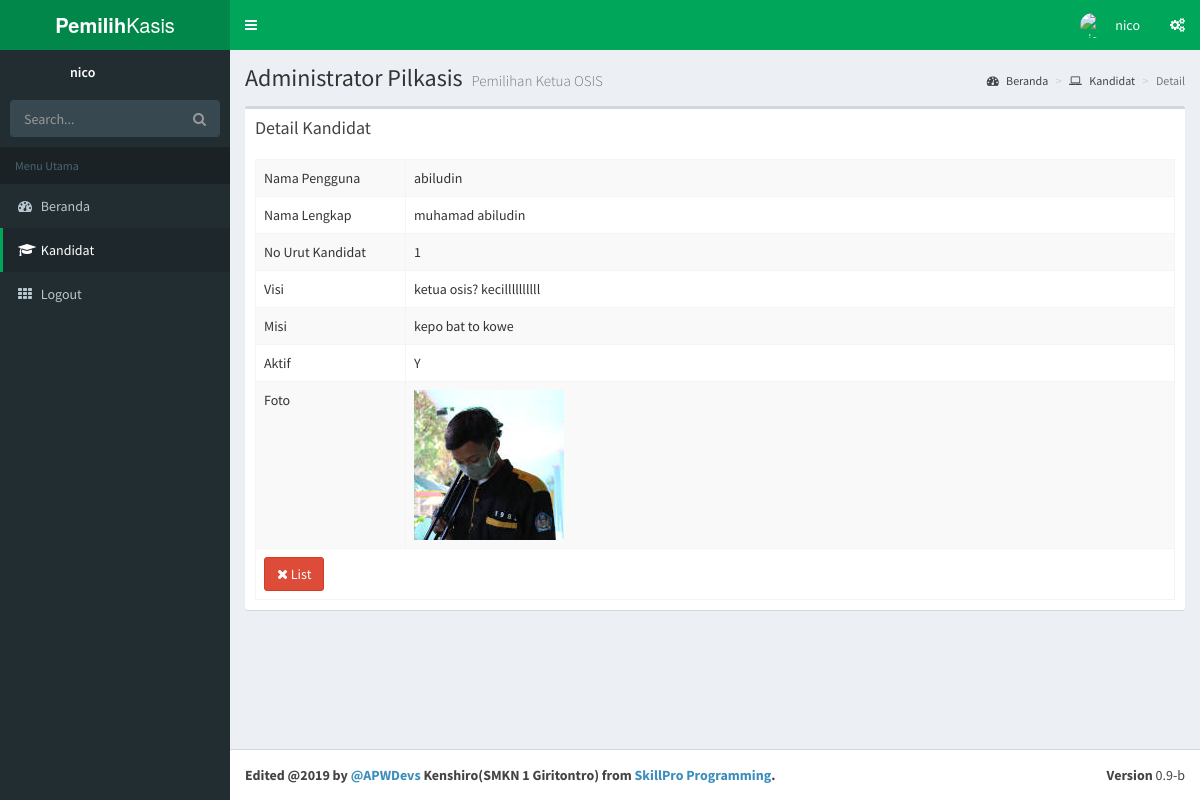
/pemilih/index.php?m=kandidat&s=detail&idp=15 (signed in), run on the app's committed database.
### tables this page shows
CREATE TABLE `kandidat` (
  `idkandidat` int(2) NOT NULL,
  `username` varchar(25) NOT NULL,
  `password` varchar(32) NOT NULL,
  `nama` varchar(100) NOT NULL,
  `kelas` varchar(32) NOT NULL,
  `nokandidat` varchar(2) NOT NULL,
  `jumlahsuara` varchar(4) NOT NULL DEFAULT '0',
  `visi` varchar(100) NOT NULL,
  `misi` varchar(255) NOT NULL,
  `aktif` enum('Y','T') NOT NULL DEFAULT 'T',
  `foto` varchar(50) NOT NULL
);

### pemilih/modul/kandidat/detail.php (the view, shortened to what this page needs)
<?php include "atas.php"; ?>
<div class="content-wrapper">
	<section class="content-header">
		<h1>
			Administrator Pilkasis
			<small>Pemilihan Ketua OSIS</small>
		</h1>
		<ol class="breadcrumb">
			<li><a href="."><i class="fa fa-dashboard"></i> Beranda</a></li>
			<li><a href="?m=kandidat"><i class="fa fa-laptop"></i> Kandidat</a></li>
			<li class="active">Detail</li>
		</ol>
	</section>
	<section class="content">
		<div class="row">
			<div class="col-xs-12">
				<div class="box">
					<div class="box-header">
						<h3 class="box-title">Detail Kandidat</h3>
					</div>
					<div class="box-body">
						<?php
						$id = $_GET['idp'];
						include "../sambungan.php";
						$sql = "SELECT * FROM kandidat WHERE idkandidat='$id'";
						$query = mysqli_query($koneksi, $sql);
						$r = mysqli_fetch_assoc($query);
						?>
						<table id="pilkasis1" class="table table-bordered table-hover table-striped">
							<tbody>
								<tr>
									<td width=150>Nama Pengguna</td>
									<td><?php echo $r['username']; ?></td>
								</tr>
								<tr>
									<td>Nama Lengkap</td>
									<td><?php echo $r['nama']; ?></td>
								</tr>
								<tr>
									<td>No Urut Kandidat</td>
									<td><?php echo $r['nokandidat']; ?></td>
								</tr>
								<tr>
									<td>Visi</td>
									<td><?php echo $r['visi']; ?></td>
								</tr>
								<tr>
									<td>Misi</td>
									<td><?php echo $r['misi']; ?></td>
								</tr>
								<tr>
									<td>Aktif</td>
									<td><?php echo $r['aktif']; ?></td>
								</tr>
								<tr>
									<td>Foto</td>
									<td>
										<?php
										if ($r['foto'] != '') {
											echo "<img src=\"../gambar/kandidat/$r[foto]\" height=150 />";
										} else {
											echo "<img src=\"../gambar/kandidat/0.jpg\">";
										}
										?>
								</tr>
								<tr>
									<td colspan=2>
										<a href="?m=kandidat" class="btn btn-large btn-danger"><i class="fa fa-times"></i> List</a></td>
								</tr>
							</tbody>
						</table>
					</div>
				</div>
			</div>
		</div>
	</section>
	<?php include "bawah.php"; ?>

### data on the page
kandidat: username "abiludin", nama "muhamad abiludin", nokandidat "1", visi "ketua osis? kecillllllllll", misi "kepo bat to kowe", aktif "Y", foto (picture)

### other printed values
$_SESSION['username_pemilih'] "nico"
